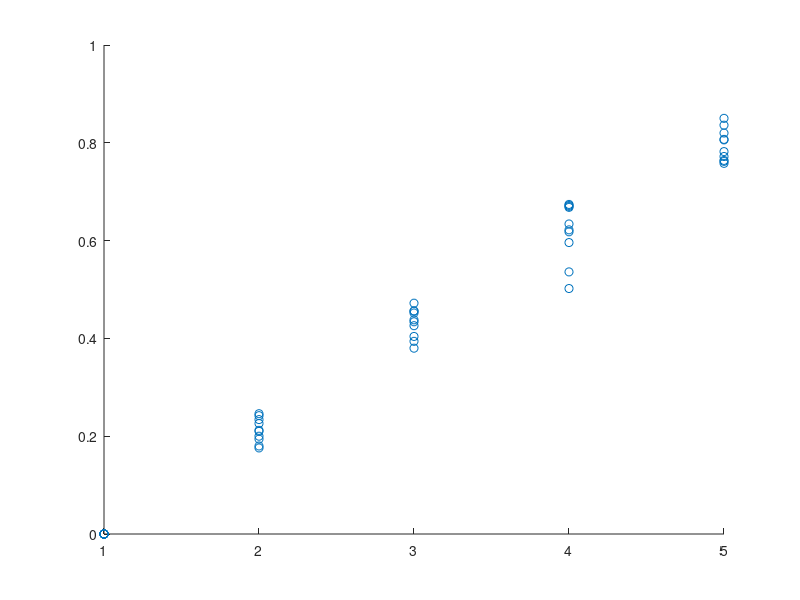

The MATLAB source for this figure: (Note: this script raises an error after producing the figure.)
A =[0.7640    5.0000;
    0.7820    5.0000;
    0.7720    5.0000;
    0.7580    5.0000;
    0.7620    5.0000;
    0.6720    4.0000;
    0.6180    4.0000;
    0.5020    4.0000;
    0.5360    4.0000;
    0.5960    4.0000;
    0.4340    3.0000;
    0.4040    3.0000;
    0.3940    3.0000;
    0.4520    3.0000;
    0.3800    3.0000;
    0.2100    2.0000;
    0.2340    2.0000;
    0.2000    2.0000;
    0.1800    2.0000;
    0.1940    2.0000;
         0    1.0000;
         0    1.0000;
         0    1.0000;
         0    1.0000;
         0    1.0000;
    0.8060    5.0000;
    0.8070    5.0000;
    0.8200    5.0000;
    0.8500    5.0000;
    0.8360    5.0000;
    0.6340    4.0000;
    0.6220    4.0000;
    0.6740    4.0000;
    0.6700    4.0000;
    0.6680    4.0000;
    0.4560    3.0000;
    0.4560    3.0000;
    0.4380    3.0000;
    0.4720    3.0000;
    0.4260    3.0000;
    0.2460    2.0000;
    0.2420    2.0000;
    0.2120    2.0000;
    0.2260    2.0000;
    0.1760    2.0000;
         0    1.0000;
         0    1.0000;
         0    1.0000;
         0    1.0000;
         0    1.0000];

B= [0.796
0.85
0.882
0.828
0.798
0.634
0.61
0.608
0.722
0.64
0.426
0.5
0.496
0.416
0.476
0.238
0.204
0.208
0.194
0.22
0
0
0
0
0]
hold on
C=[.7640 5;
    .5960 4;
    .4040, 3;
    .2, 2;
    0, 1]
scatter(A(:,2), A(:, 1))





yfit = svmmodel1.predictFcn(B) 

  yfit2 = knnmodel1.predictFcn(B) 
















